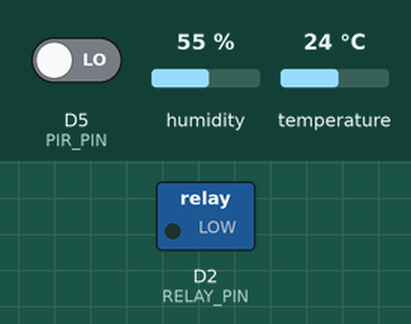
A sketch run on a simulated ESP8266 (NodeMCU). Shown: switched loads named in the sketch (green lamp = pin HIGH). Inputs (shaded band) come from the test bench; at power-on: D5 (PIR_PIN) LOW, humidity 55 %, temperature 24 °C. WiFi joins after 1.5 s; servers stay silent unless stated; what the sketch prints to the serial monitor is not drawn.

Above: at 2.7 s.
2.8 s: D5 (PIR_PIN) driven HIGH
At 4.9 s:
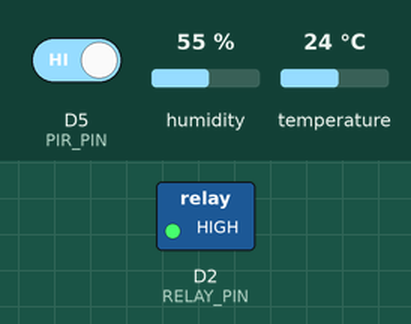
6.6 s: D5 (PIR_PIN) driven LOW
At 8.1 s:
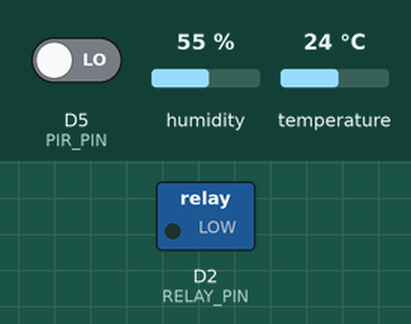
Timing chart, 0 to 9.6 s (numbered marks = the images above; inputs shaded):
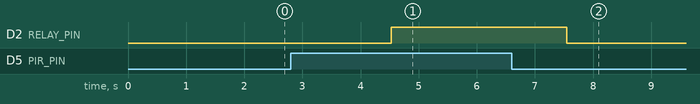

Measured:
- after the input at 2.8 s, D2 (RELAY_PIN): LOW → HIGH after 1.7 s
- after the input at 6.6 s, D2 (RELAY_PIN): HIGH → LOW after 0.95 s

The sketch:

Home_automation.ino
```cpp
#include "DHT.h"
#include <ESP8266WiFi.h>

// Pins
#define PIR_PIN D5
#define RELAY_PIN D2
#define DHT_PIN D4
#define DHTTYPE DHT11

DHT dht(DHT_PIN, DHTTYPE);
WiFiServer server(80);

// variables
bool autoMode = true;
bool ledState = false;

void setup() {
  Serial.begin(115200);

  pinMode(PIR_PIN, INPUT);
  pinMode(RELAY_PIN, OUTPUT);

  dht.begin();  // ✅ FIXED

  WiFi.begin("Airtel_BotMakers-2.4G", "Bot@2024");

  while (WiFi.status() != WL_CONNECTED) {
    delay(500);
    Serial.print(".");
  }

  Serial.println("\nConnected!");
  Serial.println(WiFi.localIP());

  server.begin();
}

void loop() {

  WiFiClient client = server.available();

  // -------- SENSOR LOGIC ALWAYS RUNS --------
  //int motion = digitalRead(PIR_PIN);

  if (autoMode) {
    int motion = digitalRead(PIR_PIN);
    if (motion == HIGH) {
      digitalWrite(RELAY_PIN, HIGH);
      Serial.println("yes is working");
      delay(3000);
    } else {
      digitalWrite(RELAY_PIN, LOW);
      Serial.println("not is working");
      delay(3000);
    }
    //Serial.println(digitalRead(PIR_PIN));
  //} else {
   // digitalWrite(RELAY_PIN, ledState);


  float temp = dht.readTemperature();

  // -------- WEB SERVER --------
  if (client) {
    String request = client.readStringUntil('\r');

    // Mode control
  if (request.indexOf("GET /AUTO") != -1) autoMode = true;
  if (request.indexOf("GET /MANUAL") != -1) autoMode = false;
  if (request.indexOf("GET /ON") != -1) ledState = true;
  if (request.indexOf("GET /OFF") != -1) ledState = false;

    client.println("HTTP/1.1 200 OK");
    client.println("Content-Type: text/html");
    client.println();

    client.println("<h1>Home Automation</h1>");
    client.println("<p>Temperature: " + String(temp) + " C</p>");
    client.println("<p>Mode: " + String(autoMode ? "AUTO" : "MANUAL") + "</p>");

    client.println("<a href=\"/AUTO\">AUTO MODE</a><br>");
    client.println("<a href=\"/MANUAL\">MANUAL MODE</a><br>");
    client.println("<a href=\"/ON\">LED ON</a><br>");
    client.println("<a href=\"/OFF\">LED OFF</a><br>");

    client.stop();
  }
}
}
```
